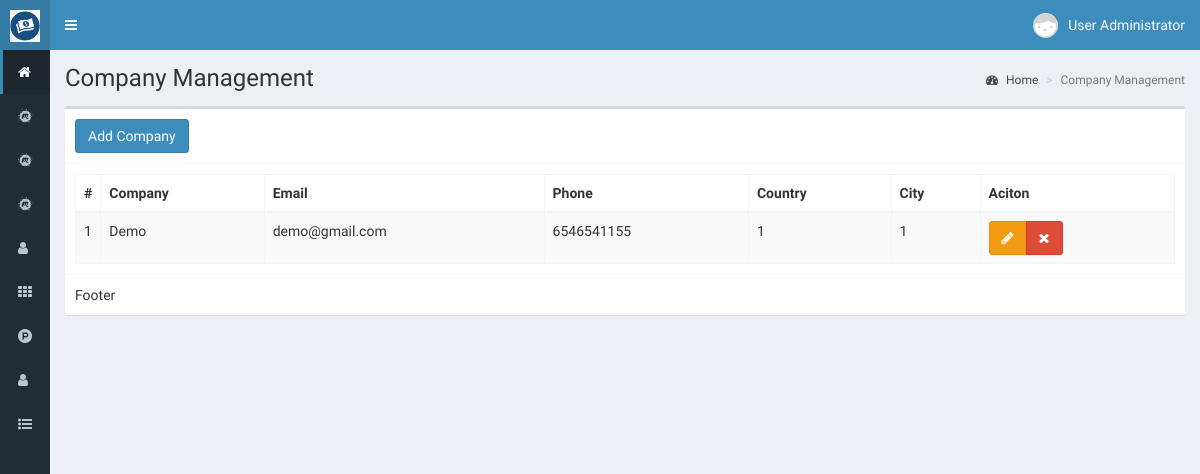
/companie (signed in), run on the app's committed database.
### tables this page shows
CREATE TABLE `companies` (
  `id` int(11) NOT NULL,
  `company_name` varchar(200) NOT NULL,
  `company_type` varchar(200) NOT NULL,
  `trading_name` varchar(200) NOT NULL,
  `registration_no` varchar(200) NOT NULL,
  `contact_no` varchar(200) NOT NULL,
  `email` varchar(200) NOT NULL,
  `website` varchar(200) NOT NULL,
  `tax_no` varchar(200) NOT NULL,
  `location_id` int(11) NOT NULL,
  `company_logo` varchar(200) NOT NULL,
  `is_active` int(11) NOT NULL
);

### Controllers/template.controller.php (called while the page is built)
<?php
class ControllersTemplate {
public function crtTemplate() {
    include "Views/template.php";
}
}
?>

### index.php (called while the page is built, shortened)
<?php
$template = new ControllersTemplate();
$template->crtTemplate();

### Controllers/company.controller.php (called while the page is built)
<?php
class CompanyController {
    static public function ctrShowCompanies($item, $value) {
        $table = "companies";
        $answer = CompanyModel::mdlShowCompany($table, $item, $value);
        return $answer;
    }
}

### Models/db_connections.php (called while the page is built)
<?php
class Connection
{
    static public function connect()
    {
        $link = new PDO("mysql:host=localhost;dbname=minipayroll", "root", "");
        $link->exec("set names utf8");
        return $link;
    }
}

### Models/company.model.php (called while the page is built)
<?php
require_once "db_connections.php";
class CompanyModel{
    static public function mdlShowCompany($table, $item, $value){
        if($item != null){
            $sql = "SELECT * FROM $table WHERE $item = :$item";
            $stmt = Connection::connect()->prepare($sql);
            $stmt->bindParam(":".$item, $value, PDO::PARAM_STR);
            $stmt->execute();
            return $stmt->fetch();
        }else{
            $sql = "SELECT * FROM $table";
            $stmt = Connection::connect()->prepare($sql);
            $stmt->execute();
            return $stmt->fetchAll();
        }
    }
}

### Views/modules/companie.php (the view)
<div class="content-wrapper">
  <section class="content-header">
    <h1>Company Management</h1>
    <ol class="breadcrumb">
      <li>
        <a href="home"><i class="fa fa-dashboard"></i> Home</a>
      </li>
      <li class="active">Company Management</li>
    </ol>
  </section>
  <section class="content">
    <div class="box">
      <div class="box-header with-border">
        <button class="btn btn-primary">
          <a href="addcompany" style="color: white;"> Add Company</a>
        </button>
      </div>
      <div class="box-body">
        <table class="table table-bordered table-striped dt-responsive tables" width="100%">
          <thead>
            <tr>
              <th style="width:10px">#</th>
              <th>Company</th>
              <th>Email</th>
              <th>Phone</th>
              <th>Country</th>
              <th>City</th>
              <th>Aciton </th>
            </tr>
          </thead>
          <tbody>
            <?php
            $item = null;
            $value = null;
            $companies = CompanyController::ctrShowCompanies($item, $value);
            foreach ($companies as $key => $company) {
              echo '<tr>
                      <td>' . ($key + 1) . '</td>
                      <td>' . $company["company_name"] . '</td>
                      <td>' . $company["email"] . '</td>
                      <td>' . $company["contact_no"] . '</td>
                      <td>' . $company["location_id"] . '</td>
                      <td>' . $company["location_id"] . '</td>
                      <td>
                        <div class="btn-group">
                          <button class="btn btn-warning btnEditCompany"><i class="fa fa-pencil"></i></button>
                          <button class="btn btn-danger btnDeleteCompany"><i class="fa fa-times"></i></button>
                        </div>
                      </td>
                    </tr>';
            }
            ?>
          </tbody>
        </table>
      </div>
      <div class="box-footer">Footer</div>
    </div>
  </section>
</div>

### data on the page
companies: company_name "Demo", email "demo@gmail.com", contact_no "6546541155", location "1"
